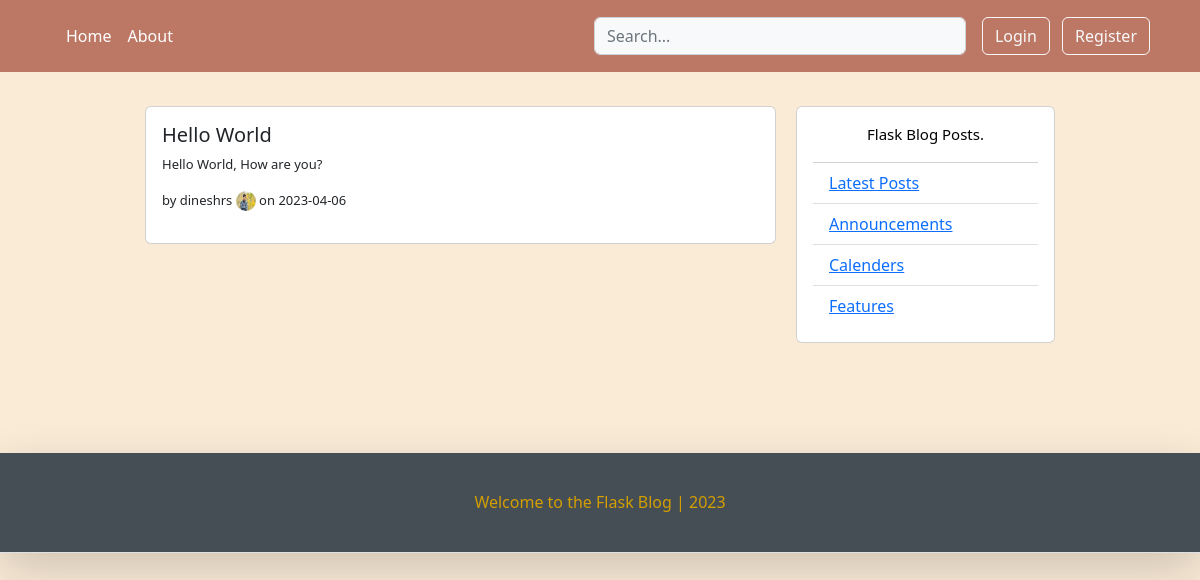
The page /post/14 on the database its author committed.
### flaskblog/models.py (models this page shows, shortened)
class BlogPost(db.Model):
    id          = db.Column(db.Integer, primary_key=True)
    title       = db.Column(db.String(120), nullable=False)
    date_posted = db.Column(db.DateTime, nullable=False, default=datetime.utcnow)
    content     = db.Column(db.Text, nullable=False)
    user_id     = db.Column(db.Integer, db.ForeignKey('user.id'), nullable=False)

class User(db.Model, UserMixin):
    id          = db.Column(db.Integer, primary_key=True)
    username    = db.Column(db.String(25), unique=True, nullable=False)
    email       = db.Column(db.String(130), unique=True, nullable=False)
    image_file  = db.Column(db.String(35), nullable=False, default="default.jpg")
    password    = db.Column(db.String(65), nullable=False)
    posts       = db.relationship('BlogPost', backref='author', lazy=True)

### flaskblog/posts/routes.py (the view)
@posts.route("/post/<int:post_id>")
def post(post_id):
    post = BlogPost.query.get_or_404(post_id)
    return render_template(template_name_or_list='post.html', title=post.title, post=post)

### flaskblog/templates/post.html (shortened to what this page needs)
{% extends "home.html" %}
{% block content %}
<div class="container">
	<div class="row">
		<div class="left-column col-lg-7 offset-lg-1">
			<div class="d-lg-block mb-3">
				<div class="card d-lg-flex flex-column p-3">
					<h5> {{ post.title }} </h5>
					<p style="font-size: small;" > {{ post.content }}</p>
					<p style="font-size: small;" href="{{ url_for('users.user_posts', username=post.author.username) }}">
						by {{ post.author.username }} </a> <img height="20px" width="20px" class="rounded-circle"
																src="{{ url_for('static', filename='images/'+ post.author.image_file) }}"
																alt="..."> on {{ post.date_posted.strftime('%Y-%m-%d') }}</p>
				</div>
			</div>
		</div>
		<div class="right-column col-sm-3 d-lg-flex d-flex flex-column">
			<div class="card create-post-bar d-flex flex-column p-3">
				<p class="lead"> Flask Blog Posts.</p>
				<ul class="list-group list-group-flush">
					<li class="list-group-item"><a href="#"> Latest Posts </a></li>
					<li class="list-group-item"><a href="#"> Announcements  </a></li>
					<li class="list-group-item"><a href="#"> Calenders </a></li>
					<li class="list-group-item"><a href="#"> Features </a></li>
				</ul>
			</div>
		</div>
	</div>
</div>
{% endblock content %}

### flaskblog/static/main.css (style rules this page uses)
body { background-color: antiquewhite; }

### flaskblog/templates/post.html (style rules this page uses)
.left-column { padding: 10px; margin-bottom: 100px; }
.right-column { color: black; padding: 10px; margin-bottom: 100px; }
.lead { font-size: 15px; color: black; text-align: center; }

### rows shown on the page
BlogPost: title "Hello World", content "Hello World, How are you?", date_posted "2023-04-06"
User: author.username "dineshrs", image_file (picture)
